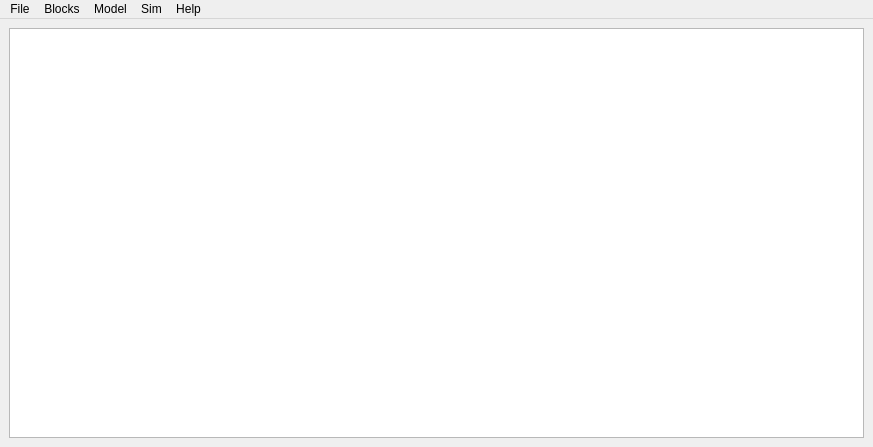
<?xml version="1.0" encoding="UTF-8"?>
<ui version="4.0">
 <class>ModelWindow</class>
 <widget class="QMainWindow" name="ModelWindow">
  <property name="geometry">
   <rect>
    <x>0</x>
    <y>0</y>
    <width>873</width>
    <height>447</height>
   </rect>
  </property>
  <property name="windowTitle">
   <string>TSim</string>
  </property>
  <property name="iconSize">
   <size>
    <width>128</width>
    <height>128</height>
   </size>
  </property>
  <widget class="QWidget" name="centralwidget">
   <layout class="QGridLayout" name="gridLayout">
    <item row="0" column="0">
     <widget class="BlockGraphicsView" name="block_graphics"/>
    </item>
   </layout>
  </widget>
  <widget class="QMenuBar" name="menubar">
   <property name="geometry">
    <rect>
     <x>0</x>
     <y>0</y>
     <width>873</width>
     <height>23</height>
    </rect>
   </property>
   <widget class="QMenu" name="menuFile">
    <property name="title">
     <string>File</string>
    </property>
    <addaction name="actionFileNew"/>
    <addaction name="separator"/>
    <addaction name="actionFileOpen"/>
    <addaction name="actionFileClose"/>
    <addaction name="separator"/>
    <addaction name="actionFileSave"/>
    <addaction name="actionFileSaveAs"/>
    <addaction name="separator"/>
    <addaction name="actionExit"/>
   </widget>
   <widget class="QMenu" name="menuBlocks">
    <property name="title">
     <string>Blocks</string>
    </property>
    <addaction name="actionLibrary"/>
    <addaction name="actionBlockRemove"/>
   </widget>
   <widget class="QMenu" name="menuHelp">
    <property name="title">
     <string>Help</string>
    </property>
    <addaction name="actionAbout"/>
   </widget>
   <widget class="QMenu" name="menuModel">
    <property name="title">
     <string>Model</string>
    </property>
    <addaction name="actionModelUpdate"/>
    <addaction name="actionModelBuildExecutor"/>
    <addaction name="actionModelShowDiagnostics"/>
    <addaction name="actionModelParameters"/>
    <addaction name="separator"/>
    <addaction name="actionModelGenerateCode"/>
   </widget>
   <widget class="QMenu" name="menuSim">
    <property name="enabled">
     <bool>true</bool>
    </property>
    <property name="title">
     <string>Sim</string>
    </property>
    <addaction name="actionSimStep"/>
    <addaction name="actionSimReset"/>
    <addaction name="actionSimShowPlot"/>
    <addaction name="actionSimClear"/>
   </widget>
   <addaction name="menuFile"/>
   <addaction name="menuBlocks"/>
   <addaction name="menuModel"/>
   <addaction name="menuSim"/>
   <addaction name="menuHelp"/>
  </widget>
  <action name="actionExit">
   <property name="text">
    <string>Exit</string>
   </property>
  </action>
  <action name="actionBlockAddLimiter">
   <property name="text">
    <string>Add Limiter</string>
   </property>
  </action>
  <action name="actionFileOpen">
   <property name="text">
    <string>Open</string>
   </property>
  </action>
  <action name="actionFileSave">
   <property name="text">
    <string>Save</string>
   </property>
  </action>
  <action name="actionFileSaveAs">
   <property name="text">
    <string>Save As</string>
   </property>
  </action>
  <action name="actionAbout">
   <property name="text">
    <string>About</string>
   </property>
  </action>
  <action name="actionBlockRemove">
   <property name="text">
    <string>Remove Selected Block</string>
   </property>
  </action>
  <action name="actionBlockAddSin">
   <property name="text">
    <string>Add SIN</string>
   </property>
  </action>
  <action name="actionBlockAddClock">
   <property name="text">
    <string>Add Clock</string>
   </property>
  </action>
  <action name="actionModelUpdate">
   <property name="text">
    <string>Update</string>
   </property>
  </action>
  <action name="actionModelBuildExecutor">
   <property name="text">
    <string>Build Executor</string>
   </property>
  </action>
  <action name="actionSimStep">
   <property name="text">
    <string>Step</string>
   </property>
  </action>
  <action name="actionSimReset">
   <property name="text">
    <string>Reset</string>
   </property>
  </action>
  <action name="actionSimShowPlot">
   <property name="text">
    <string>Show Plot</string>
   </property>
  </action>
  <action name="actionLibrary">
   <property name="text">
    <string>Block Library</string>
   </property>
  </action>
  <action name="actionSimClear">
   <property name="text">
    <string>Clear</string>
   </property>
  </action>
  <action name="actionModelShowDiagnostics">
   <property name="text">
    <string>Show Diagnostics</string>
   </property>
  </action>
  <action name="actionModelParameters">
   <property name="text">
    <string>Parameters</string>
   </property>
  </action>
  <action name="actionFileClose">
   <property name="text">
    <string>Close</string>
   </property>
  </action>
  <action name="actionFileNew">
   <property name="text">
    <string>New</string>
   </property>
  </action>
  <action name="actionModelGenerateCode">
   <property name="text">
    <string>Generate Code</string>
   </property>
  </action>
 </widget>
 <customwidgets>
  <customwidget>
   <class>BlockGraphicsView</class>
   <extends>QGraphicsView</extends>
   <header>widgets/block_graphics_view.h</header>
   <slots>
    <slot>removeSelectedBlock()</slot>
    <slot>updateModel()</slot>
   </slots>
  </customwidget>
 </customwidgets>
 <resources/>
 <connections>
  <connection>
   <sender>actionExit</sender>
   <signal>triggered()</signal>
   <receiver>ModelWindow</receiver>
   <slot>close()</slot>
   <hints>
    <hint type="sourcelabel">
     <x>-1</x>
     <y>-1</y>
    </hint>
    <hint type="destinationlabel">
     <x>315</x>
     <y>154</y>
    </hint>
   </hints>
  </connection>
  <connection>
   <sender>actionLibrary</sender>
   <signal>triggered()</signal>
   <receiver>ModelWindow</receiver>
   <slot>showLibrary()</slot>
   <hints>
    <hint type="sourcelabel">
     <x>-1</x>
     <y>-1</y>
    </hint>
    <hint type="destinationlabel">
     <x>436</x>
     <y>223</y>
    </hint>
   </hints>
  </connection>
  <connection>
   <sender>actionModelUpdate</sender>
   <signal>triggered()</signal>
   <receiver>block_graphics</receiver>
   <slot>updateModel()</slot>
   <hints>
    <hint type="sourcelabel">
     <x>-1</x>
     <y>-1</y>
    </hint>
    <hint type="destinationlabel">
     <x>315</x>
     <y>162</y>
    </hint>
   </hints>
  </connection>
  <connection>
   <sender>actionModelBuildExecutor</sender>
   <signal>triggered()</signal>
   <receiver>ModelWindow</receiver>
   <slot>generateExecutor()</slot>
   <hints>
    <hint type="sourcelabel">
     <x>-1</x>
     <y>-1</y>
    </hint>
    <hint type="destinationlabel">
     <x>436</x>
     <y>223</y>
    </hint>
   </hints>
  </connection>
  <connection>
   <sender>actionSimClear</sender>
   <signal>triggered()</signal>
   <receiver>ModelWindow</receiver>
   <slot>clearExecutor()</slot>
   <hints>
    <hint type="sourcelabel">
     <x>-1</x>
     <y>-1</y>
    </hint>
    <hint type="destinationlabel">
     <x>436</x>
     <y>223</y>
    </hint>
   </hints>
  </connection>
  <connection>
   <sender>actionSimStep</sender>
   <signal>triggered()</signal>
   <receiver>ModelWindow</receiver>
   <slot>stepExecutor()</slot>
   <hints>
    <hint type="sourcelabel">
     <x>-1</x>
     <y>-1</y>
    </hint>
    <hint type="destinationlabel">
     <x>436</x>
     <y>223</y>
    </hint>
   </hints>
  </connection>
  <connection>
   <sender>actionSimShowPlot</sender>
   <signal>triggered()</signal>
   <receiver>ModelWindow</receiver>
   <slot>showPlot()</slot>
   <hints>
    <hint type="sourcelabel">
     <x>-1</x>
     <y>-1</y>
    </hint>
    <hint type="destinationlabel">
     <x>436</x>
     <y>223</y>
    </hint>
   </hints>
  </connection>
  <connection>
   <sender>actionBlockRemove</sender>
   <signal>triggered()</signal>
   <receiver>block_graphics</receiver>
   <slot>removeSelectedBlock()</slot>
   <hints>
    <hint type="sourcelabel">
     <x>-1</x>
     <y>-1</y>
    </hint>
    <hint type="destinationlabel">
     <x>315</x>
     <y>162</y>
    </hint>
   </hints>
  </connection>
  <connection>
   <sender>actionModelShowDiagnostics</sender>
   <signal>triggered()</signal>
   <receiver>ModelWindow</receiver>
   <slot>showDiagnostics()</slot>
   <hints>
    <hint type="sourcelabel">
     <x>-1</x>
     <y>-1</y>
    </hint>
    <hint type="destinationlabel">
     <x>436</x>
     <y>223</y>
    </hint>
   </hints>
  </connection>
  <connection>
   <sender>actionFileSave</sender>
   <signal>triggered()</signal>
   <receiver>ModelWindow</receiver>
   <slot>saveModel()</slot>
   <hints>
    <hint type="sourcelabel">
     <x>-1</x>
     <y>-1</y>
    </hint>
    <hint type="destinationlabel">
     <x>315</x>
     <y>154</y>
    </hint>
   </hints>
  </connection>
  <connection>
   <sender>actionFileOpen</sender>
   <signal>triggered()</signal>
   <receiver>ModelWindow</receiver>
   <slot>openModel()</slot>
   <hints>
    <hint type="sourcelabel">
     <x>-1</x>
     <y>-1</y>
    </hint>
    <hint type="destinationlabel">
     <x>315</x>
     <y>154</y>
    </hint>
   </hints>
  </connection>
  <connection>
   <sender>actionModelParameters</sender>
   <signal>triggered()</signal>
   <receiver>ModelWindow</receiver>
   <slot>showModelParameters()</slot>
   <hints>
    <hint type="sourcelabel">
     <x>-1</x>
     <y>-1</y>
    </hint>
    <hint type="destinationlabel">
     <x>436</x>
     <y>223</y>
    </hint>
   </hints>
  </connection>
  <connection>
   <sender>actionFileSaveAs</sender>
   <signal>triggered()</signal>
   <receiver>ModelWindow</receiver>
   <slot>saveModelAs()</slot>
   <hints>
    <hint type="sourcelabel">
     <x>-1</x>
     <y>-1</y>
    </hint>
    <hint type="destinationlabel">
     <x>436</x>
     <y>223</y>
    </hint>
   </hints>
  </connection>
  <connection>
   <sender>actionSimReset</sender>
   <signal>triggered()</signal>
   <receiver>ModelWindow</receiver>
   <slot>resetExecutor()</slot>
   <hints>
    <hint type="sourcelabel">
     <x>-1</x>
     <y>-1</y>
    </hint>
    <hint type="destinationlabel">
     <x>436</x>
     <y>223</y>
    </hint>
   </hints>
  </connection>
  <connection>
   <sender>actionFileClose</sender>
   <signal>triggered()</signal>
   <receiver>ModelWindow</receiver>
   <slot>closeModel()</slot>
   <hints>
    <hint type="sourcelabel">
     <x>-1</x>
     <y>-1</y>
    </hint>
    <hint type="destinationlabel">
     <x>436</x>
     <y>223</y>
    </hint>
   </hints>
  </connection>
  <connection>
   <sender>actionFileNew</sender>
   <signal>triggered()</signal>
   <receiver>ModelWindow</receiver>
   <slot>newModel()</slot>
   <hints>
    <hint type="sourcelabel">
     <x>-1</x>
     <y>-1</y>
    </hint>
    <hint type="destinationlabel">
     <x>436</x>
     <y>223</y>
    </hint>
   </hints>
  </connection>
  <connection>
   <sender>actionModelGenerateCode</sender>
   <signal>triggered()</signal>
   <receiver>ModelWindow</receiver>
   <slot>saveCode()</slot>
   <hints>
    <hint type="sourcelabel">
     <x>-1</x>
     <y>-1</y>
    </hint>
    <hint type="destinationlabel">
     <x>436</x>
     <y>223</y>
    </hint>
   </hints>
  </connection>
 </connections>
 <slots>
  <slot>saveModel()</slot>
  <slot>openModel()</slot>
  <slot>saveModelAs()</slot>
  <slot>showDiagnostics()</slot>
  <slot>generateExecutor()</slot>
  <slot>stepExecutor()</slot>
  <slot>clearExecutor()</slot>
  <slot>showLibrary()</slot>
  <slot>showModelParameters()</slot>
  <slot>showPlot()</slot>
  <slot>addBlock(QString,QString)</slot>
  <slot>resetExecutor()</slot>
  <slot>closeModel()</slot>
  <slot>newModel()</slot>
  <slot>saveCode()</slot>
 </slots>
</ui>
